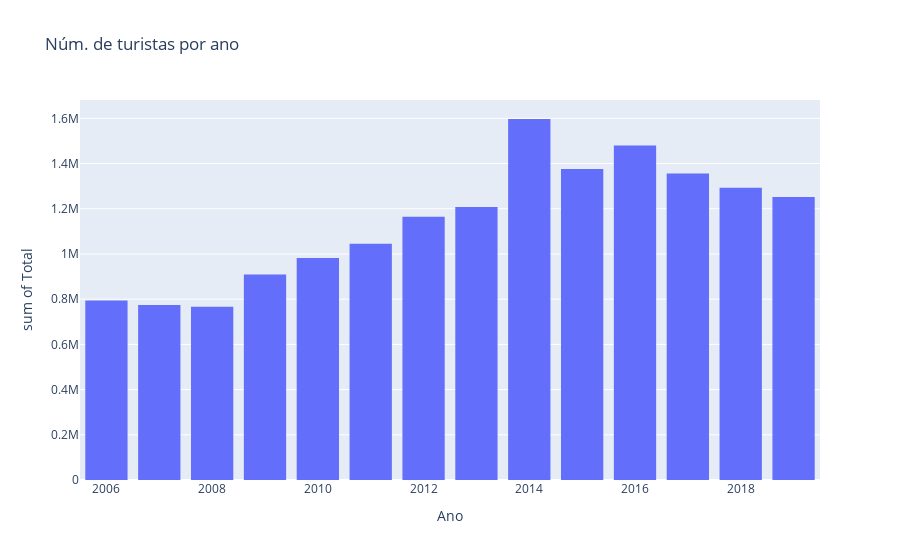

The cell this chart's notebook holds for it:
### Markdown cell above
# Considerações levadas por esse gráfico:

• É de se esperar que em 2014 houvessem muitos turistas no Rio de Janeiro, por conta da Copa do Mundo.

### Code cell
graph = px.histogram(df, x='Ano', y='Total', title='Núm. de turistas por ano')
graph.update_layout(bargap=0.2)
graph.show()

### Figure 1 — Plotly figure (JSON) as saved in the notebook; plotly's stock layout.template omitted (floating-point values rounded to 4 significant figures; data arrays with more than 128 entries replaced by an {"elided": "..."} marker saying what was removed)
{"data": [{"alignmentgroup": "True", "bingroup": "x", "histfunc": "sum", "hovertemplate": "Ano=%{x}<br>sum of Total=%{y}<extra></extra>", "legendgroup": "", "marker": {"color": "#636efa", "pattern": {"shape": ""}}, "name": "", "offsetgroup": "", "orientation": "v", "showlegend": false, "type": "histogram", "x": {"elided": "930 int values"}, "xaxis": "x", "y": {"elided": "930 int values"}, "yaxis": "y"}], "layout": {"bargap": 0.2, "barmode": "relative", "legend": {"tracegroupgap": 0}, "title": {"text": "Núm. de turistas por ano"}, "xaxis": {"anchor": "y", "domain": [0, 1], "title": {"text": "Ano"}}, "yaxis": {"anchor": "x", "domain": [0, 1], "title": {"text": "sum of Total"}}}}
